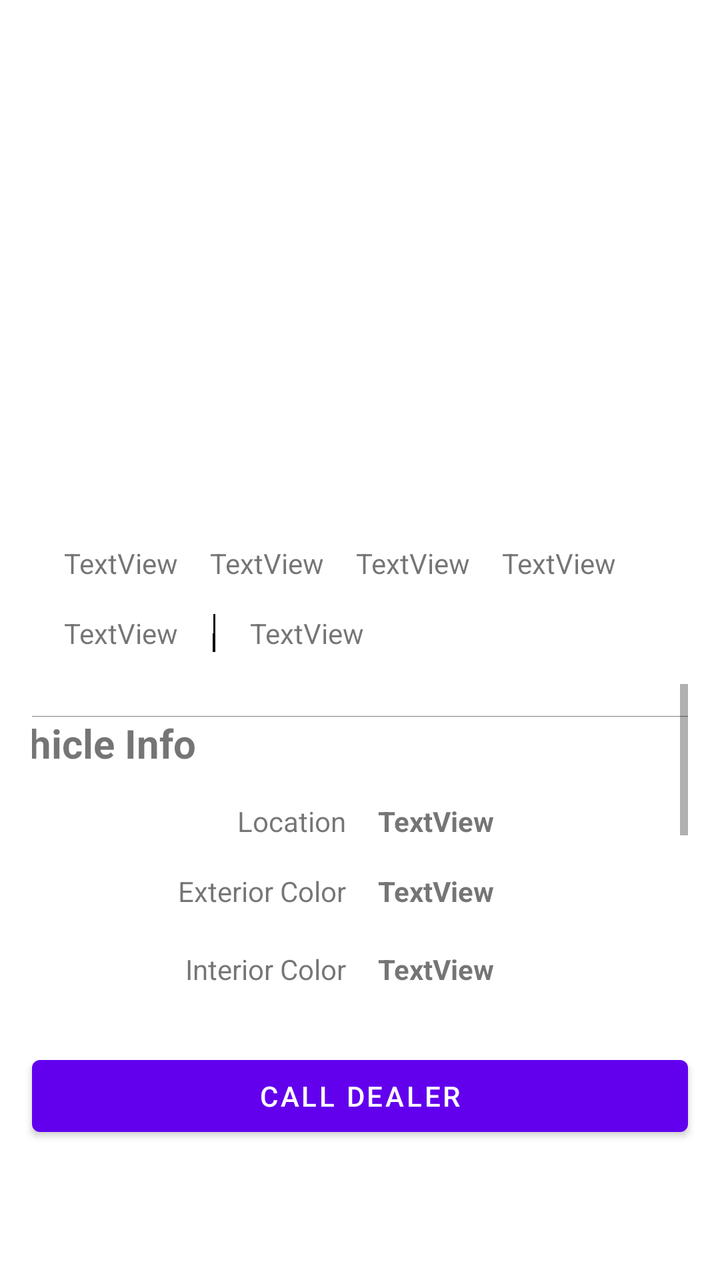
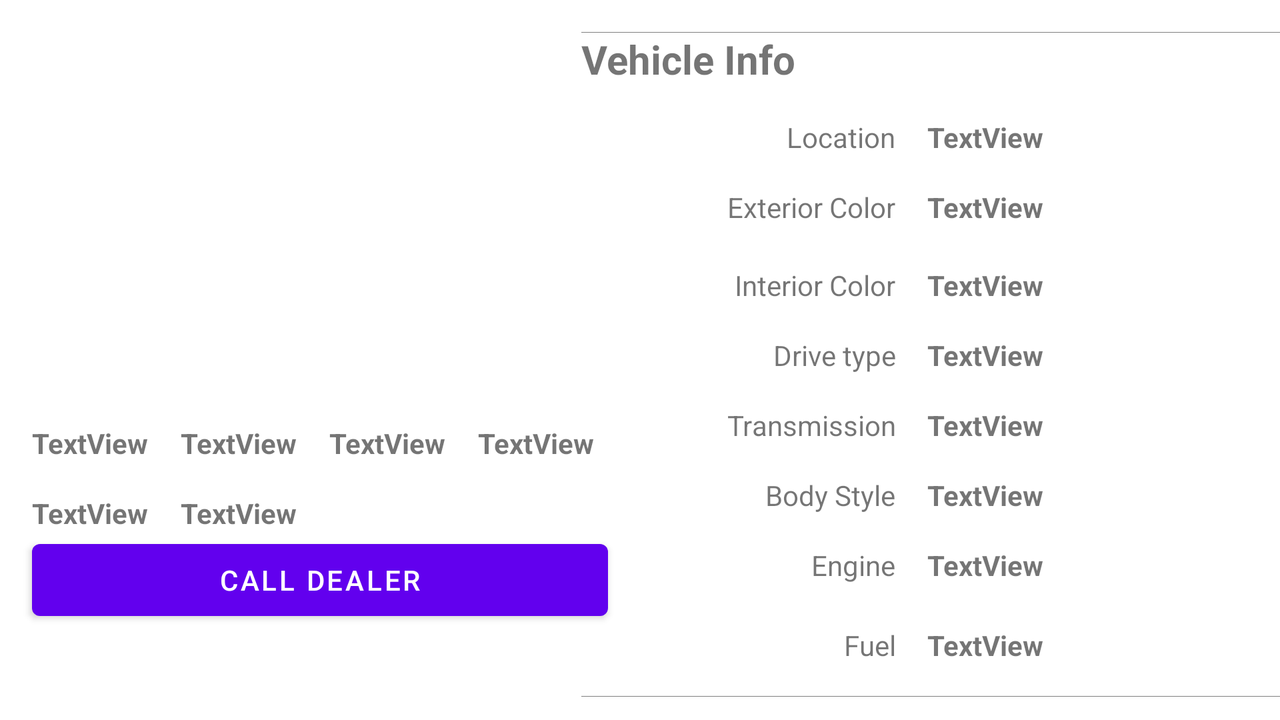

Compare how this app lays out the same screen by default and in its alternative resource folder. The renders come first, then the two layout files and the values they reference.
<!-- AndroidManifest.xml: application theme Theme.CarfaxProject2 -->
<!-- res/layout/fragment_car_details.xml -->
<?xml version="1.0" encoding="utf-8"?>
<androidx.constraintlayout.widget.ConstraintLayout xmlns:android="http://schemas.android.com/apk/res/android"
    xmlns:app="http://schemas.android.com/apk/res-auto"
    xmlns:tools="http://schemas.android.com/tools"
    android:id="@+id/mainLayout"
    android:layout_width="match_parent"
    android:layout_height="match_parent"
    tools:context=".ui.CarDetailsFragment"
    >

  


  <ImageView
      android:id="@+id/imageView_details_layout"
      android:layout_width="0dp"
      android:layout_height="240dp"
      android:layout_marginEnd="16dp"
      android:layout_marginStart="16dp"
      android:layout_marginTop="16dp"
      android:src="@drawable/loading_animation"
      app:layout_constraintEnd_toEndOf="parent"
      app:layout_constraintHorizontal_bias="0.0"
      app:layout_constraintStart_toStartOf="parent"
      app:layout_constraintTop_toTopOf="parent"
      app:srcCompat="@drawable/loading_animation"
      />
  <ImageView
      android:id="@+id/details_layout_vertical_divider"
      android:layout_width="wrap_content"
      android:layout_height="0dp"
      android:layout_marginStart="16dp"
      app:layout_constraintBottom_toBottomOf="@+id/details_layout_tv_price"
      app:layout_constraintStart_toEndOf="@+id/details_layout_tv_price"
      app:layout_constraintTop_toTopOf="@+id/details_layout_tv_price"
      app:srcCompat="@android:drawable/status_bar_item_background"
      />
  <TextView
      android:id="@+id/detail_layout_tv_year"
      android:layout_width="wrap_content"
      android:layout_height="wrap_content"
      android:layout_marginStart="16dp"
      android:layout_marginTop="16dp"
      android:text="TextView"
      app:layout_constraintStart_toStartOf="@+id/imageView_details_layout"
      app:layout_constraintTop_toBottomOf="@+id/imageView_details_layout"
      />
  <TextView
      android:id="@+id/details_layout_tv_make"
      android:layout_width="wrap_content"
      android:layout_height="0dp"
      android:layout_marginStart="16dp"
      android:text="TextView"
      app:layout_constraintBottom_toBottomOf="@+id/detail_layout_tv_year"
      app:layout_constraintStart_toEndOf="@+id/detail_layout_tv_year"
      app:layout_constraintTop_toTopOf="@+id/detail_layout_tv_year"
      />
  <TextView
      android:id="@+id/details_layout_tv_model"
      android:layout_width="wrap_content"
      android:layout_height="wrap_content"
      android:layout_marginStart="16dp"
      android:text="TextView"
      app:layout_constraintBottom_toBottomOf="@+id/details_layout_tv_make"
      app:layout_constraintStart_toEndOf="@+id/details_layout_tv_make"
      app:layout_constraintTop_toTopOf="@+id/details_layout_tv_make"
      />
  <TextView
      android:id="@+id/details_layout_tv_trim"
      android:layout_width="wrap_content"
      android:layout_height="wrap_content"
      android:layout_marginStart="16dp"
      android:text="TextView"
      app:layout_constraintBottom_toBottomOf="@+id/details_layout_tv_model"
      app:layout_constraintStart_toEndOf="@+id/details_layout_tv_model"
      app:layout_constraintTop_toTopOf="@+id/details_layout_tv_model"
      />
  <TextView
      android:id="@+id/details_layout_tv_price"
      android:layout_width="wrap_content"
      android:layout_height="wrap_content"
      android:layout_marginTop="16dp"
      android:text="TextView"
      app:layout_constraintStart_toStartOf="@+id/detail_layout_tv_year"
      app:layout_constraintTop_toBottomOf="@+id/detail_layout_tv_year"
      />
  <TextView
      android:id="@+id/details_layout_tv_millage"
      android:layout_width="wrap_content"
      android:layout_height="wrap_content"
      android:layout_marginStart="16dp"
      android:text="TextView"
      app:layout_constraintBottom_toBottomOf="@+id/details_layout_vertical_divider"
      app:layout_constraintStart_toEndOf="@+id/details_layout_vertical_divider"
      app:layout_constraintTop_toTopOf="@+id/details_layout_vertical_divider"
      />
  <ScrollView
      android:id="@+id/scrollView2"
      android:layout_width="0dp"
      android:layout_height="166dp"
      android:layout_marginEnd="16dp"
      android:layout_marginStart="16dp"
      android:layout_marginTop="16dp"
      app:layout_constraintEnd_toEndOf="parent"
      app:layout_constraintStart_toStartOf="parent"
      app:layout_constraintTop_toBottomOf="@+id/details_layout_tv_millage"
      >
    <LinearLayout
        android:layout_width="match_parent"
        android:layout_height="wrap_content"
        android:orientation="vertical">
    <include
        android:id="@+id/details_layout_extension"
        layout="@layout/details_scroll_layout"
        android:layout_width="match_parent"
        android:layout_height="wrap_content"
        />
    </LinearLayout>
  </ScrollView>
  <Button
      android:id="@+id/details_layout_caller_button"
      android:layout_width="0dp"
      android:layout_height="wrap_content"
      android:layout_marginTop="16dp"
      android:text="@string/Call_dealer"
      app:layout_constraintEnd_toEndOf="@+id/scrollView2"
      app:layout_constraintStart_toStartOf="@+id/scrollView2"
      app:layout_constraintTop_toBottomOf="@+id/scrollView2"
      />
</androidx.constraintlayout.widget.ConstraintLayout>
<!-- res/layout/details_scroll_layout.xml (included above) -->
<?xml version="1.0" encoding="utf-8"?>
<androidx.constraintlayout.widget.ConstraintLayout xmlns:android="http://schemas.android.com/apk/res/android"
    xmlns:app="http://schemas.android.com/apk/res-auto"
    xmlns:tools="http://schemas.android.com/tools"
    android:layout_width="match_parent"
    android:layout_height="wrap_content"
    >

  <ImageView
      android:id="@+id/details_layout_horizontal_divier"
      android:layout_width="0dp"
      android:layout_height="wrap_content"

      android:layout_marginTop="16dp"
      app:layout_constraintEnd_toEndOf="parent"
      app:layout_constraintStart_toStartOf="parent"
      app:layout_constraintTop_toTopOf="parent"
      app:srcCompat="@android:drawable/screen_background_dark_transparent"
      />
  <ImageView
      android:id="@+id/details_layout_horizontal_divier2"
      android:layout_width="0dp"
      android:layout_height="wrap_content"
      android:layout_marginBottom="16dp"
      android:layout_marginTop="16dp"
      app:layout_constraintBottom_toBottomOf="parent"
      app:layout_constraintEnd_toEndOf="parent"
      app:layout_constraintStart_toStartOf="parent"
      app:layout_constraintTop_toBottomOf="@+id/details_layout_tv_fuel"
      app:srcCompat="@android:drawable/screen_background_dark_transparent"
      />
  <TextView
      android:id="@+id/details_layout_vehicle_info_label"
      android:layout_width="379dp"
      android:layout_height="wrap_content"
      android:layout_marginTop="16dp"
      android:text="@string/vehicle_info"
      android:textSize="20sp"
      android:textStyle="bold"
      app:layout_constraintEnd_toEndOf="parent"
      app:layout_constraintStart_toStartOf="parent"
      app:layout_constraintTop_toTopOf="parent"
      />
  <TextView
      android:id="@+id/textView10"
      android:layout_width="0dp"
      android:layout_height="wrap_content"
      android:layout_marginEnd="16dp"
      android:text="@string/location"
      android:textAlignment="viewEnd"
      app:layout_constraintBaseline_toBaselineOf="@+id/details_layout_tv_location"
      app:layout_constraintEnd_toStartOf="@+id/guideline2"
      app:layout_constraintStart_toStartOf="@+id/details_layout_vehicle_info_label"
      />
  <TextView
      android:id="@+id/details_layout_tv_location"
      android:layout_width="0dp"
      android:layout_height="wrap_content"
      android:layout_marginEnd="16dp"
      android:layout_marginTop="16dp"
      android:text="TextView"
      android:textStyle="bold"
      app:layout_constraintEnd_toEndOf="parent"
      app:layout_constraintStart_toStartOf="@+id/guideline2"
      app:layout_constraintTop_toBottomOf="@+id/details_layout_vehicle_info_label"
      />
  <TextView
      android:id="@+id/textView12"
      android:layout_width="0dp"
      android:layout_height="wrap_content"
      android:text="@string/exterior_color"
      android:textAlignment="viewEnd"
      app:layout_constraintBaseline_toBaselineOf="@+id/details_layout_tv_exterior_color"
      app:layout_constraintEnd_toEndOf="@+id/textView10"
      app:layout_constraintStart_toStartOf="@+id/textView10"
      />
  <TextView
      android:id="@+id/details_layout_tv_exterior_color"
      android:layout_width="0dp"
      android:layout_height="wrap_content"
      android:layout_marginTop="16dp"
      android:text="TextView"
      android:textStyle="bold"
      app:layout_constraintEnd_toEndOf="@+id/details_layout_tv_location"
      app:layout_constraintStart_toStartOf="@+id/details_layout_tv_location"
      app:layout_constraintTop_toBottomOf="@+id/details_layout_tv_location"
      />
  <TextView
      android:id="@+id/textView14"
      android:layout_width="0dp"
      android:layout_height="wrap_content"
      android:text="@string/interior_color"
      android:textAlignment="viewEnd"
      app:layout_constraintBaseline_toBaselineOf="@+id/details_layout_interio_color"
      app:layout_constraintEnd_toEndOf="@+id/textView12"
      app:layout_constraintStart_toStartOf="@+id/textView12"
      />
  <TextView
      android:id="@+id/details_layout_interio_color"
      android:layout_width="0dp"
      android:layout_height="wrap_content"
      android:layout_marginTop="20dp"
      android:text="TextView"
      android:textStyle="bold"
      app:layout_constraintEnd_toEndOf="@+id/details_layout_tv_exterior_color"
      app:layout_constraintStart_toStartOf="@+id/details_layout_tv_exterior_color"
      app:layout_constraintTop_toBottomOf="@+id/details_layout_tv_exterior_color"
      />
  <TextView
      android:id="@+id/textView16"
      android:layout_width="0dp"
      android:layout_height="wrap_content"
      android:text="@string/drive_type"
      android:textAlignment="viewEnd"
      app:layout_constraintBaseline_toBaselineOf="@+id/details_layout_drive_type"
      app:layout_constraintEnd_toEndOf="@+id/textView14"
      app:layout_constraintHorizontal_bias="0.758"
      app:layout_constraintStart_toStartOf="@+id/textView14"
      />
  <TextView
      android:id="@+id/details_layout_drive_type"
      android:layout_width="0dp"
      android:layout_height="wrap_content"
      android:layout_marginTop="16dp"
      android:text="TextView"
      android:textStyle="bold"
      app:layout_constraintEnd_toEndOf="@+id/details_layout_interio_color"
      app:layout_constraintStart_toStartOf="@+id/details_layout_interio_color"
      app:layout_constraintTop_toBottomOf="@+id/details_layout_interio_color"
      />
  <TextView
      android:id="@+id/textView_transition_label"
      android:layout_width="0dp"
      android:layout_height="wrap_content"
      android:text="@string/transmission"
      android:textAlignment="viewEnd"
      app:layout_constraintBaseline_toBaselineOf="@+id/detailsLayoutTvTransmission"
      app:layout_constraintEnd_toEndOf="@+id/textView16"
      app:layout_constraintStart_toStartOf="@+id/textView16"
      />
  <TextView
      android:id="@+id/detailsLayoutTvTransmission"
      android:layout_width="0dp"
      android:layout_height="wrap_content"
      android:layout_marginTop="16dp"
      android:text="TextView"
      android:textStyle="bold"
      app:layout_constraintEnd_toEndOf="@+id/details_layout_drive_type"
      app:layout_constraintHorizontal_bias="0.0"
      app:layout_constraintStart_toStartOf="@+id/details_layout_drive_type"
      app:layout_constraintTop_toBottomOf="@+id/details_layout_drive_type"
      />
  <TextView
      android:id="@+id/details_layout_tv_body"
      android:layout_width="0dp"
      android:layout_height="wrap_content"
      android:layout_marginTop="16dp"
      android:text="TextView"
      android:textStyle="bold"
      app:layout_constraintEnd_toEndOf="@+id/detailsLayoutTvTransmission"
      app:layout_constraintStart_toStartOf="@+id/detailsLayoutTvTransmission"
      app:layout_constraintTop_toBottomOf="@+id/detailsLayoutTvTransmission"
      />
  <TextView
      android:id="@+id/textView21"
      android:layout_width="0dp"
      android:layout_height="wrap_content"
      android:text="@string/body"
      android:textAlignment="viewEnd"
      app:layout_constraintBaseline_toBaselineOf="@+id/details_layout_tv_body"
      app:layout_constraintEnd_toEndOf="@+id/textView_transition_label"
      app:layout_constraintStart_toStartOf="@+id/textView_transition_label"
      />
  <TextView
      android:id="@+id/textView22"
      android:layout_width="0dp"
      android:layout_height="wrap_content"
      android:text="@string/engine"
      android:textAlignment="viewEnd"
      app:layout_constraintBaseline_toBaselineOf="@+id/details_layout_tv_engine"
      app:layout_constraintEnd_toEndOf="@+id/textView21"
      app:layout_constraintStart_toStartOf="@+id/textView21"
      />
  <TextView
      android:id="@+id/details_layout_tv_engine"
      android:layout_width="0dp"
      android:layout_height="24dp"
      android:layout_marginTop="16dp"
      android:text="TextView"
      android:textStyle="bold"
      app:layout_constraintEnd_toEndOf="@+id/details_layout_tv_body"
      app:layout_constraintStart_toStartOf="@+id/details_layout_tv_body"
      app:layout_constraintTop_toBottomOf="@+id/details_layout_tv_body"
      />
  <TextView
      android:id="@+id/details_layout_tv_fuel"
      android:layout_width="0dp"
      android:layout_height="wrap_content"
      android:layout_marginTop="16dp"
      android:text="TextView"
      android:textStyle="bold"
      app:layout_constraintEnd_toEndOf="@+id/details_layout_tv_engine"
      app:layout_constraintStart_toStartOf="@+id/details_layout_tv_engine"
      app:layout_constraintTop_toBottomOf="@+id/details_layout_tv_engine"
      />
  <TextView
      android:id="@+id/textView25"
      android:layout_width="0dp"
      android:layout_height="wrap_content"
      android:text="@string/fuel"
      android:textAlignment="viewEnd"
      app:layout_constraintBaseline_toBaselineOf="@+id/details_layout_tv_fuel"
      app:layout_constraintEnd_toEndOf="@+id/textView22"
      app:layout_constraintStart_toStartOf="@+id/textView22"
      />
  <androidx.constraintlayout.widget.Guideline
      android:id="@+id/guideline2"
      android:layout_width="wrap_content"
      android:layout_height="wrap_content"
      android:orientation="vertical"
      app:layout_constraintGuide_begin="173dp"
      />

</androidx.constraintlayout.widget.ConstraintLayout>
<!-- resources referenced by this layout -->
<resources>
  <string name="Call_dealer">Call dealer</string>
  <string name="body">Body Style</string>
  <string name="drive_type">Drive type</string>
  <string name="engine">Engine</string>
  <string name="exterior_color">Exterior Color</string>
  <string name="fuel">Fuel</string>
  <string name="interior_color">Interior Color</string>
  <string name="location">Location</string>
  <string name="transmission">Transmission</string>
  <string name="vehicle_info">Vehicle Info</string>
  <style name="Theme.CarfaxProject2" parent="Theme.MaterialComponents.DayNight.DarkActionBar">
      
      <item name="colorPrimary">@color/purple_500</item>
      <item name="colorPrimaryVariant">@color/purple_700</item>
      <item name="colorOnPrimary">@color/white</item>
      
      <item name="colorSecondary">@color/teal_200</item>
      <item name="colorSecondaryVariant">@color/teal_700</item>
      <item name="colorOnSecondary">@color/black</item>
      
      <item name="android:statusBarColor" tools:targetApi="l">?attr/colorPrimaryVariant</item>
      
    </style>
</resources>
<!-- res/layout-land/fragment_car_details.xml (the repository's variant of the layout above) -->
<!-- drawn on the phone turned sideways -->
<?xml version="1.0" encoding="utf-8"?>
<androidx.constraintlayout.widget.ConstraintLayout xmlns:android="http://schemas.android.com/apk/res/android"
    xmlns:app="http://schemas.android.com/apk/res-auto"
    xmlns:tools="http://schemas.android.com/tools"
    android:id="@+id/mainLayout"
    android:layout_width="match_parent"
    android:layout_height="wrap_content"
    tools:context=".ui.CarDetailsFragment"
    >

  


  <Button
      android:id="@+id/details_layout_caller_button"
      android:layout_width="0dp"
      android:layout_height="wrap_content"
      android:text="@string/Call_dealer"
      app:layout_constraintEnd_toEndOf="@+id/details_layout_tv_trim"
      app:layout_constraintStart_toStartOf="@+id/details_layout_tv_price"
      app:layout_constraintTop_toBottomOf="@+id/details_layout_tv_millage"
      />
  <ImageView
      android:id="@+id/imageView_details_layout"
      android:layout_width="0dp"
      android:layout_height="180dp"
      android:layout_marginEnd="16dp"
      android:layout_marginStart="16dp"
      android:layout_marginTop="16dp"
      android:src="@drawable/loading_animation"
      app:layout_constraintEnd_toStartOf="@+id/guideline3"
      app:layout_constraintStart_toStartOf="parent"
      app:layout_constraintTop_toTopOf="parent"
      app:srcCompat="@drawable/loading_animation"
      />

  <ScrollView
      android:id="@+id/scrollView2"
      android:layout_width="wrap_content"
      android:layout_height="wrap_content"
      android:layout_marginBottom="16dp"
      android:layout_marginEnd="16dp"
      android:layout_marginStart="16dp"
      android:layout_marginTop="16dp"
      android:contentDescription="@string/app_name"
      app:layout_constraintBottom_toBottomOf="parent"
      app:layout_constraintEnd_toEndOf="parent"
      app:layout_constraintStart_toStartOf="@+id/guideline3"
      app:layout_constraintTop_toTopOf="parent"
      >
    <LinearLayout
        android:layout_width="match_parent"
        android:layout_height="wrap_content"
        android:orientation="vertical"
        >
      <include
          layout="@layout/details_scroll_layout"
          android:id="@+id/details_layout_extension"
          android:layout_width="match_parent"
          android:layout_height="match_parent"
          />
    </LinearLayout>
  </ScrollView>
  <TextView
      android:id="@+id/detail_layout_tv_year"
      android:layout_width="wrap_content"
      android:layout_height="wrap_content"
      android:layout_marginTop="16dp"
      android:text="TextView"
      android:textStyle="bold"
      app:layout_constraintStart_toStartOf="@+id/imageView_details_layout"
      app:layout_constraintTop_toBottomOf="@+id/imageView_details_layout"
      />
  <TextView
      android:id="@+id/details_layout_tv_make"
      android:layout_width="0dp"
      android:layout_height="wrap_content"
      android:layout_marginStart="16dp"
      android:text="TextView"
      android:textStyle="bold"
      app:layout_constraintBottom_toBottomOf="@+id/detail_layout_tv_year"
      app:layout_constraintStart_toEndOf="@+id/detail_layout_tv_year"
      app:layout_constraintTop_toTopOf="@+id/detail_layout_tv_year"
      />
  <TextView
      android:id="@+id/details_layout_tv_model"
      android:layout_width="0dp"
      android:layout_height="wrap_content"
      android:layout_marginStart="16dp"
      android:text="TextView"
      android:textStyle="bold"
      app:layout_constraintBottom_toBottomOf="@+id/details_layout_tv_make"
      app:layout_constraintStart_toEndOf="@+id/details_layout_tv_make"
      app:layout_constraintTop_toTopOf="@+id/details_layout_tv_make"
      app:layout_constraintVertical_bias="0.0"
      />
  <TextView
      android:id="@+id/details_layout_tv_trim"
      android:layout_width="0dp"
      android:layout_height="wrap_content"
      android:layout_marginStart="16dp"
      android:text="TextView"
      android:textStyle="bold"
      app:layout_constraintBottom_toBottomOf="@+id/details_layout_tv_model"
      app:layout_constraintEnd_toEndOf="@+id/imageView_details_layout"
      app:layout_constraintStart_toEndOf="@+id/details_layout_tv_model"
      app:layout_constraintTop_toTopOf="@+id/details_layout_tv_model"
      app:layout_constraintVertical_bias="0.0"
      />
  <TextView
      android:id="@+id/details_layout_tv_price"
      android:layout_width="0dp"
      android:layout_height="wrap_content"
      android:layout_marginTop="16dp"
      android:text="TextView"
      android:textStyle="bold"
      app:layout_constraintStart_toStartOf="@+id/detail_layout_tv_year"
      app:layout_constraintTop_toBottomOf="@+id/detail_layout_tv_year"
      />
  <TextView
      android:id="@+id/details_layout_tv_millage"
      android:layout_width="0dp"
      android:layout_height="wrap_content"
      android:layout_marginStart="16dp"
      android:text="TextView"
      android:textStyle="bold"
      app:layout_constraintBottom_toBottomOf="@+id/details_layout_tv_price"
      app:layout_constraintStart_toEndOf="@+id/details_layout_tv_price"
      app:layout_constraintTop_toTopOf="@+id/details_layout_tv_price"
      />
  <androidx.constraintlayout.widget.Guideline
      android:id="@+id/guideline3"
      android:layout_width="wrap_content"
      android:layout_height="wrap_content"
      android:orientation="vertical"
      app:layout_constraintGuide_percent="0.5"
      />

</androidx.constraintlayout.widget.ConstraintLayout>
<!-- resources referenced by the variant -->
<!-- as the phone turned sideways resolves them -->
<resources>
  <string name="Call_dealer">Call dealer</string>
  <string name="app_name">CarfaxProject2</string>
  <string name="body">Body Style</string>
  <string name="drive_type">Drive type</string>
  <string name="engine">Engine</string>
  <string name="exterior_color">Exterior Color</string>
  <string name="fuel">Fuel</string>
  <string name="interior_color">Interior Color</string>
  <string name="location">Location</string>
  <string name="transmission">Transmission</string>
  <string name="vehicle_info">Vehicle Info</string>
  <style name="Theme.CarfaxProject2" parent="Theme.MaterialComponents.DayNight.DarkActionBar">
      
      <item name="colorPrimary">@color/purple_500</item>
      <item name="colorPrimaryVariant">@color/purple_700</item>
      <item name="colorOnPrimary">@color/white</item>
      
      <item name="colorSecondary">@color/teal_200</item>
      <item name="colorSecondaryVariant">@color/teal_700</item>
      <item name="colorOnSecondary">@color/black</item>
      
      <item name="android:statusBarColor" tools:targetApi="l">?attr/colorPrimaryVariant</item>
      
    </style>
</resources>
